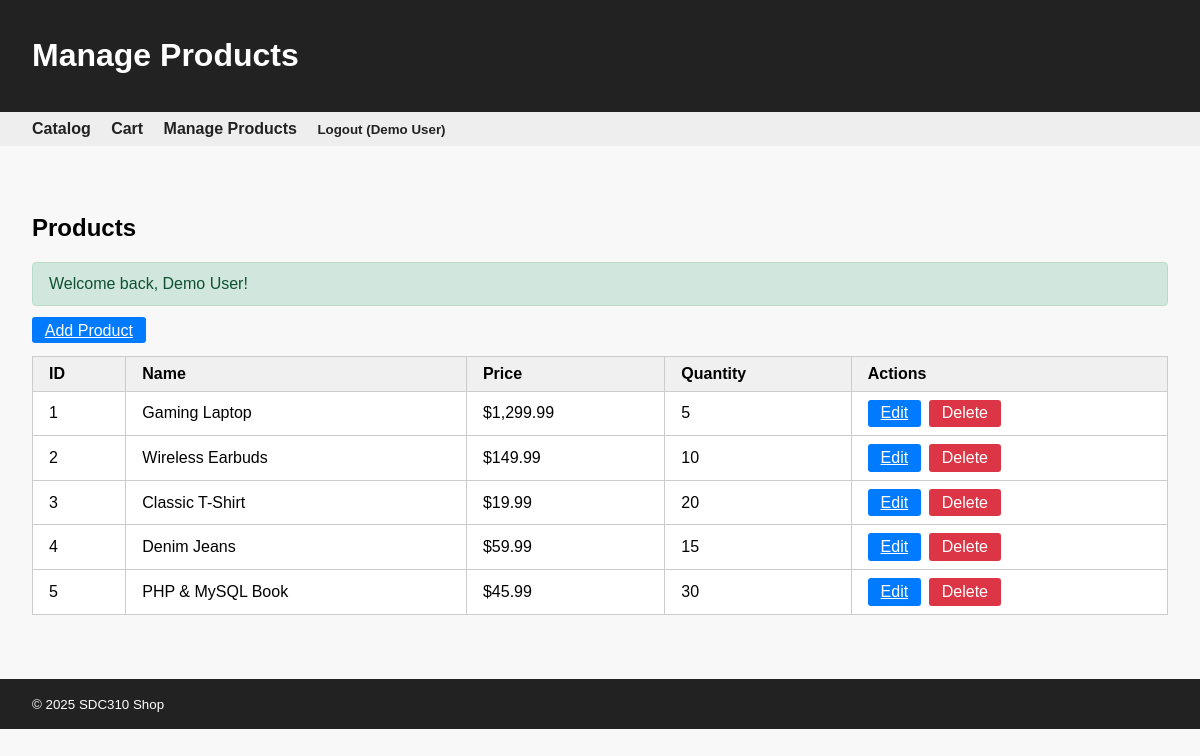
/Week2Shop/public/admin/products (signed in), run on the app's committed database.
### tables this page shows
CREATE TABLE products (
  id INT AUTO_INCREMENT PRIMARY KEY,
  category_id INT DEFAULT NULL,
  name VARCHAR(200) NOT NULL,
  description TEXT,
  price DECIMAL(10,2) NOT NULL,
  quantity INT NOT NULL DEFAULT 0,
  created_at TIMESTAMP DEFAULT CURRENT_TIMESTAMP,
  FOREIGN KEY (category_id) REFERENCES categories(id) ON DELETE SET NULL
);

### src/Core/View.php (called while the page is built, shortened)
<?php
final class View
{
    public static function render(string $template, array $data = []): void
    {
        $viewsPath = dirname(__DIR__) . '/Views/';
        require $viewsPath . 'layout.php';
    }
}

### src/Core/Controller.php (called while the page is built, shortened)
<?php
abstract class Controller
{
    protected array $config;
    public function __construct(array $config) { $this->config = $config; }
    protected function view(string $template, array $data = []): void
    {
        if (!array_key_exists('flash', $data)) {
            $data['flash'] = Flash::consume();
        }
        $data['base_path'] = $this->config['base_path'] ?? '';
        $data['auth'] = [
            'is_admin' => $_SESSION['is_admin'] ?? false,
            'user_name' => $_SESSION['user_name'] ?? null
        ];
        $data['csrf_token'] = Csrf::token();
        View::render($template, $data);
    }
}

### src/Controllers/Admin/ProductController.php (called while the page is built, shortened)
<?php
final class ProductController extends Controller
{
    private Product $productModel;
    public function __construct(array $config)
    {
        $this->productModel = new Product($config);
    }
    public function index(): void
    {
        $this->view('admin/products/index', [
            'title' => 'Manage Products',
            'products' => $this->productModel->getAll()
        ]);
    }
}

### public/index.php (called while the page is built, shortened)
<?php
$config = require __DIR__ . '/../config/config.php';
$router = new App\Core\Router($config);
$router->get('/', [App\Controllers\CatalogController::class, 'index']);
$router->get('/cart', [App\Controllers\CartController::class, 'viewCart']);
$router->post('/cart/add', [App\Controllers\CartController::class, 'add']);
$router->post('/cart/remove', [App\Controllers\CartController::class, 'remove']);
$router->post('/cart/update', [App\Controllers\CartController::class, 'update']);
$router->post('/cart/checkout', [App\Controllers\CartController::class, 'checkout']);
$router->get('/admin/login', [App\Controllers\AuthController::class, 'showLogin']);
$router->post('/admin/login', [App\Controllers\AuthController::class, 'login']);
$router->post('/admin/logout', [App\Controllers\AuthController::class, 'logout']);
$router->get('/admin/products', [App\Controllers\Admin\ProductController::class, 'index']);
$router->get('/admin/products/create', [App\Controllers\Admin\ProductController::class, 'create']);
$router->post('/admin/products', [App\Controllers\Admin\ProductController::class, 'store']);
$router->get('/admin/products/edit', [App\Controllers\Admin\ProductController::class, 'edit']);
$router->post('/admin/products/update', [App\Controllers\Admin\ProductController::class, 'update']);
$router->post('/admin/products/delete', [App\Controllers\Admin\ProductController::class, 'destroy']);
$method = $_SERVER['REQUEST_METHOD'];
$uri = $_SERVER['REQUEST_URI'];
if (!empty($config['base_path']) && str_starts_with($uri, $config['base_path'])) {
    $uri = substr($uri, strlen($config['base_path']));
}
$router->dispatch($method, $uri);

### src/Core/Database.php (called while the page is built, shortened)
<?php
final class Database
{
    private PDO $pdo;
    public function __construct(array $config)
    {
        $d = $config['db'];
        $dsn = sprintf('mysql:host=%s;port=%s;dbname=%s;charset=utf8mb4',
            $d['host'],
            $d['port'],
            $d['name']
        );
        try {
            $this->pdo = new PDO(
                $dsn,
                $d['user'],
                $d['pass'],
                [
                    PDO::ATTR_ERRMODE => PDO::ERRMODE_EXCEPTION,
                    PDO::ATTR_DEFAULT_FETCH_MODE => PDO::FETCH_ASSOC
                ]
            );
        } catch (PDOException $e) {
            error_log("Database connection error: " . $e->getMessage());
            throw new \RuntimeException('Could not connect to database. Check your configuration.');
        }
    }
    public function query(string $sql, array $params = []): \PDOStatement
    {
        try {
            $stmt = $this->pdo->prepare($sql);
            $stmt->execute($params);
            return $stmt;
        } catch (PDOException $e) {
            error_log("Database error: " . $e->getMessage());
            throw new \RuntimeException('Database error occurred');
        }
    }
}

### src/Models/Product.php (called while the page is built, shortened)
<?php
final class Product
{
    private Database $db;
    public function __construct(array $config)
    {
        $this->db = new Database($config);
    }
    public function getAll(): array
    {
        return $this->db->query(
            'SELECT id, category_id, name, description, price, quantity FROM products ORDER BY id'
        )->fetchAll();
    }
}

### src/Views/admin/products/index.php (the view, shortened to what this page needs)
<h2>Products</h2>
<?php if (!empty($flash ?? [])): ?>
    <div class="flash">
        <?php foreach ($flash as $type => $messages): ?>
            <?php foreach ($messages as $message): ?>
                <p class="flash__message flash__message--<?= htmlspecialchars($type) ?>"><?= htmlspecialchars($message) ?></p>
            <?php endforeach; ?>
        <?php endforeach; ?>
    </div>
<?php endif; ?>
<?php $createUrl = ($base_path ?? '') . '/admin/products/create'; ?>
<p>
    <a class="btn" href="<?= htmlspecialchars($createUrl) ?>">Add Product</a>
</p>
<?php if (empty($products)): ?>
    <p>No products found.</p>
<?php else: ?>
    <table class="catalog-table">
        <thead>
            <tr>
                <th>ID</th>
                <th>Name</th>
                <th>Price</th>
                <th>Quantity</th>
                <th>Actions</th>
            </tr>
        </thead>
        <tbody>
        <?php foreach ($products as $product): ?>
            <tr>
                <td><?= htmlspecialchars($product['id']) ?></td>
                <td><?= htmlspecialchars($product['name']) ?></td>
                <td>$<?= number_format($product['price'], 2) ?></td>
                <td><?= htmlspecialchars((string)$product['quantity']) ?></td>
                <td>
                    <div class="table-actions">
                        <a class="btn" href="<?= htmlspecialchars(($base_path ?? '') . '/admin/products/edit?id=' . urlencode($product['id'])) ?>">Edit</a>
                        <form method="post" action="<?= htmlspecialchars(($base_path ?? '') . '/admin/products/delete') ?>" onsubmit="return confirm('Delete this product?');">
                            <button type="submit" class="btn remove">Delete</button>
                        </form>
                    </div>
                </td>
            </tr>
        <?php endforeach; ?>
        </tbody>
    </table>
<?php endif; ?>

### public/assets/css/style.css (style rules this page uses)
body { font-family: Arial, sans-serif; margin: 0; padding: 0; }
.flash { margin-bottom: 1rem; }
.flash__message { padding: 0.75rem 1rem; border-radius: 4px; margin-bottom: 0.5rem; }
.flash__message--success { background: #d1e7dd; color: #0f5132; border: 1px solid #badbcc; }
.table-actions { display: flex; gap: 0.5rem; }
.table-actions form { display: inline; }

### src/Views/layout.php (style rules this page uses)
body { font-family: Arial, sans-serif; background: #f8f8f8; margin: 0; }
.catalog-table { width: 100%; border-collapse: collapse; background: #fff; margin-bottom: 2em; }
.catalog-table th, .catalog-table td { border: 1px solid #ccc; padding: 0.5em 1em; text-align: left; }
.catalog-table th { background: #f0f0f0; }
.btn { padding: 0.3em 0.8em; border: none; background: #007bff; color: #fff; border-radius: 3px; cursor: pointer; font-size: 1em; }
.btn.remove { background: #dc3545; }

### data on the page
products: id "1", name "Gaming Laptop", price "1,299.99", quantity "5"
products: id "2", name "Wireless Earbuds", price "149.99", quantity "10"
products: id "3", name "Classic T-Shirt", price "19.99", quantity "20"
products: id "4", name "Denim Jeans", price "59.99", quantity "15"
products: id "5", name "PHP & MySQL Book", price "45.99", quantity "30"

### other printed values
$title "Manage Products"
$auth['user_name'] "Demo User"
$message "Welcome back, Demo User!"
